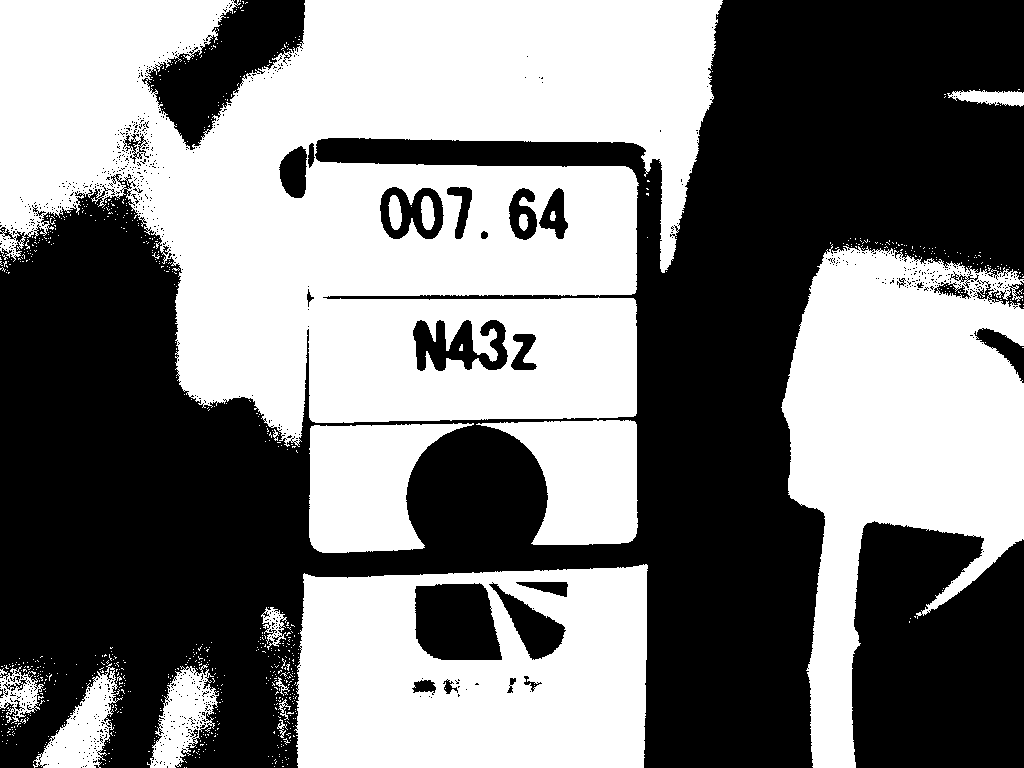
#> input picture foo-otsu.png, 1024 x 768 px
$ python png-tri.py
#> lines starting #> are read from the running program, lines starting #| are printed output that depends on the picture; after the words box and inside, x2 and y2 are one past the last pixel; in counts of white or black regions, pixels touching at a corner belong together
#https://qiita.com/ikanamazu/items/d752225a0a9834ce0d41

import cv2
img = cv2.imread("foo-otsu.png")
#> img is the input picture: shape (768, 1024, 3); 48.7% white; 858 white regions (838 under 20 px), largest, box (x1, y1, x2, y2) and area: (0, 0, 723, 447) 213898, (781, 244, 1024, 768) 70422, (294, 564, 648, 768) 58970
img1 = img[550 : 1800, 1000: 2000]
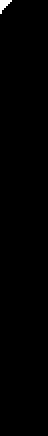
#> img1: shape (218, 24, 3) (shown 2 times larger); 0.42% white; 1 white region, box (x1, y1, x2, y2) and area: (0, 0, 6, 7) 22
cv2.imwrite("foo-otsu-tri.png",img1)

$ run again, with 2023-03-09-221723_1920x1080_scrot.png copied over foo-otsu.png
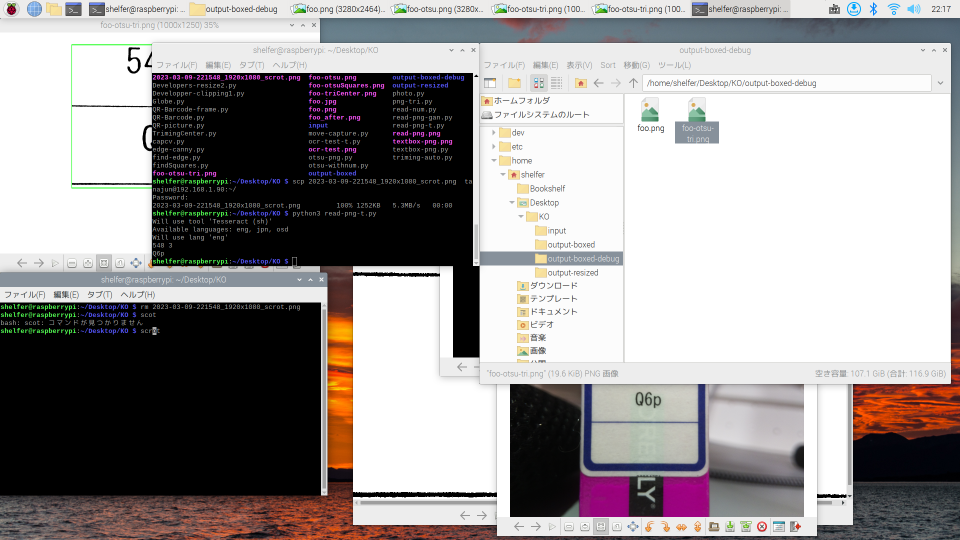
#> input picture 2023-03-09-221723_1920x1080_scrot.png, 1920 x 1080 px (shown at 1/2 size)
#> img is the input picture: shape (1080, 1920, 3); mean B, G, R 152.9, 152.9, 156.8
#> `img1 = img[550 : 1800, 1000: 2000]`:
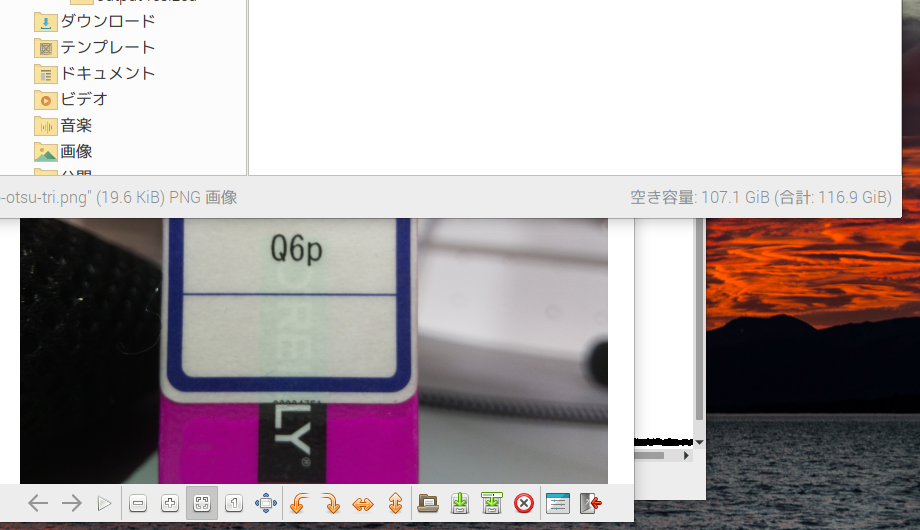
#> img1: shape (530, 920, 3); mean B, G, R 168.7, 166.3, 175.7
